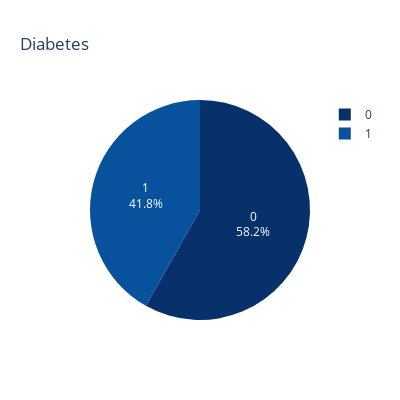

The notebook cell this image was saved under:
### Markdown cell above
### Distribusi Pasien Penderita Diabetes

### Code cell
fig = px.pie(df_HeartFailure, names='diabetes', height=400, width= 400, color_discrete_sequence=px.colors.sequential.Blues_r,  title='Diabetes')
fig.update_traces(textposition='inside', textinfo='percent+label')
fig.show()

### Figure 1 — Plotly figure (JSON) as saved in the notebook; plotly's stock layout.template omitted (floating-point values rounded to 4 significant figures; data arrays with more than 128 entries replaced by an {"elided": "..."} marker saying what was removed)
{"data": [{"domain": {"x": [0, 1], "y": [0, 1]}, "hovertemplate": "diabetes=%{label}<extra></extra>", "labels": {"elided": "299 int values"}, "legendgroup": "", "name": "", "showlegend": true, "textinfo": "percent+label", "textposition": "inside", "type": "pie"}], "layout": {"height": 400, "legend": {"tracegroupgap": 0}, "piecolorway": ["rgb(8,48,107)", "rgb(8,81,156)", "rgb(33,113,181)", "rgb(66,146,198)", "rgb(107,174,214)", "rgb(158,202,225)", "rgb(198,219,239)", "rgb(222,235,247)", "rgb(247,251,255)"], "title": {"text": "Diabetes"}, "width": 400}}
